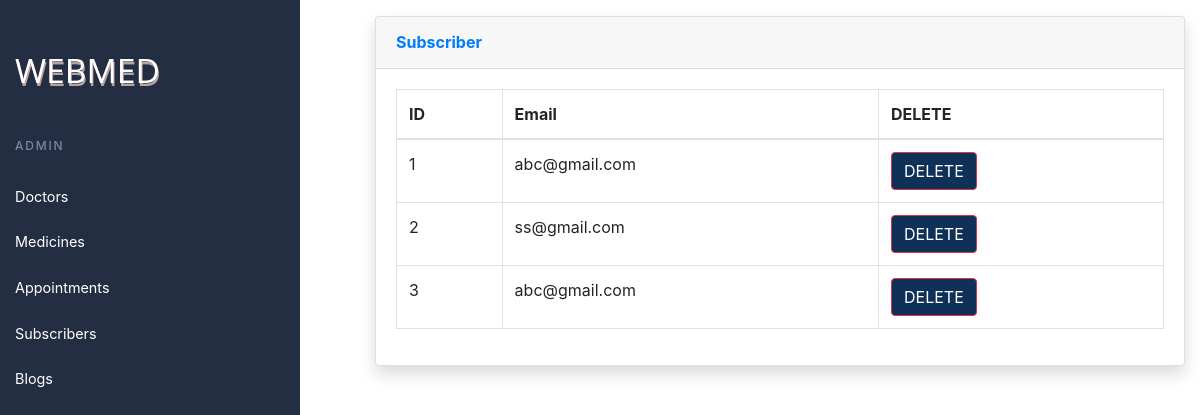
Screenshot of /subscriber.php with the database file from the repository.
### tables this page shows
CREATE TABLE `subscribe` (
  `email` varchar(50) NOT NULL
);

### subscriber.php (the view, shortened to what this page needs)
<!DOCTYPE html>
<html lang="en">
<head>
    <link rel="stylesheet" href="styleAP.css">
	  <link rel="stylesheet" href="https://stackpath.bootstrapcdn.com/bootstrap/4.5.2/css/bootstrap.min.css">
</head>
<body>
    <header class="page-header">
        <nav>
        <a class="logo-name" href="adminP.php">WEBMED</a>
          <ul class="admin-menu">
            <li class="menu-heading">
              <h3>Admin</h3>
            </li>
            <li>
              <a href="adminDoctor.php">
                <span>Doctors</span>
              </a>
            </li>
            <li>
              <a href="adminMedicine.php">
                <span>Medicines</span>
              </a>
            </li>
            <li>
              <a href="appointment.php">
                <span>Appointments</span>
              </a>
            </li>
            <li>
              <a href="subscriber.php">
                <span>Subscribers</span>
              </a>
            </li>
            <li>
              <a href="admin.php">
                <span>Blogs</span>
              </a>
            </li>
          </ul>
        </nav>
      </header>
      <div class="main-part" style="width: 100%;">
      <div class="container-fluid mt-3">
      <div class="card shadow mb-4">
        <div class="card-header py-3">
          <h6 class="m-0 font-weight-bold text-primary">Subscriber
          </h6>
        </div>
        <div class="card-body">
          <div class="table-responsive">
            <table class="table table-bordered" id="dataTable" width="100%" cellspacing="0">
              <thead>
                <tr>
                  <th> ID </th>
                  <th> Email </th>
                  <th> DELETE </th>
                </tr>
              </thead>
              <tbody>
           <?php
              $conn = mysqli_connect("localhost", "root", "", "newsletter");
              $disp="select * from subscribe";
              $result=mysqli_query($conn,$disp);
              $id=1;
              if(mysqli_num_rows($result) > 0)
              {
              while($row=mysqli_fetch_array($result))
              {
                ?>
                <tr>
                  <td> <?php echo $id++; ?></td>
                  <td> <?php echo $row['email']; ?></td>
                  <td>
                    <form action="" method="post">
                        <button type="submit" name="delete_btn" class="btn btn-danger" style="background-color: #0f3057 ;color: white;"> DELETE</button>
                      </form>
                  </td>
                  </tr>
                <?php
              }
            }
            else {
                  echo "No Record Found";
              }
      ?>
              </tbody>
            </table>
          </div>
        </div>
      </div>
      </div>
      </div>
</body>
</html>

### styleAP.css (style rules this page uses)
* { padding: 0; margin: 0; box-sizing: border-box; }
ul { list-style: none; }
a, button { color: inherit; }
a { text-decoration: none; }
button { background: none; cursor: pointer; }
button, input { border: none; }
body { font: 16px/1.5 "Lato", sans-serif; }
.page-header { height: 100%; position: fixed; width: 25%; z-index: 1; top: 0; left: 0; right: 0; overflow: hidden; padding-top: 20px; color: #dde9f8; background: #242e42; }
.logo-name { font-family: 'Open Sans', sans-serif; color: white; font-size: 2.1rem; text-shadow: 1px 3px rgb(182, 164, 164); text-decoration: none; cursor: pointer; display: inline; margin-left: 15px; margin-top: 25px; }
.page-header nav { display: flex; flex-direction: column; min-height: 100%; }
.page-header .admin-menu { display: flex; flex-direction: column; flex-grow: 1; margin-top: 20px; }
.page-header .admin-menu li > * { width: 100%; padding: 12px 15px; color: #fff; }
.page-header .admin-menu .menu-heading h3 { text-transform: uppercase; letter-spacing: 0.15em; font-size: 12px; margin-top: 12px; color: #7889a4; }
.page-header .admin-menu a, .page-header .admin-menu button { display: flex; align-items: center; font-size: 0.9rem; }
.main-part { width: 70%; padding-left:30%; }

### rows the page displays
subscribe: email "abc@gmail.com"
subscribe: email "ss@gmail.com"
subscribe: email "abc@gmail.com"
